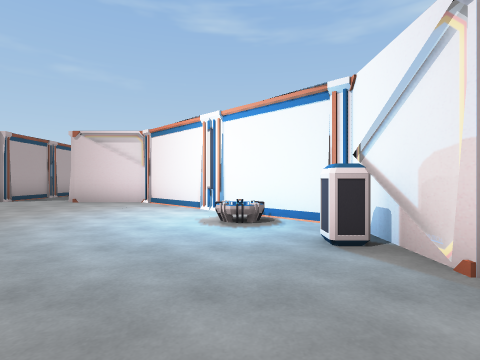
View 1 (above)

19 first-person views from a walk through a Unity game level. The camera is 1.2 m above the floor, looks level and sees 80° across. The floor is counted in squares, 2 m on a side. Each view is taken from the middle of a square. On the plan, view 1 faces up. The plan holds only what a view shows up to about 9 squares ahead; the rest is blank. The place goes on beyond the plan. Some animated figures are left out. Some surface patterns are stand-ins.

View 2
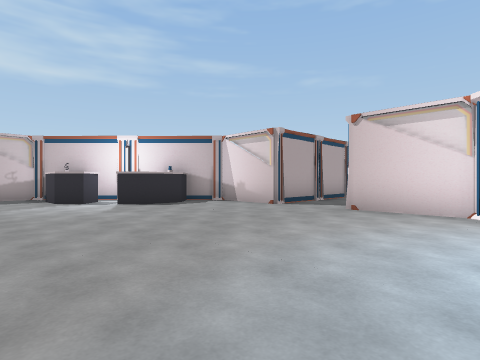

View 3
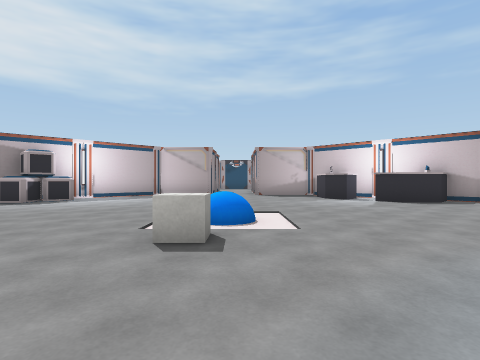

View 4
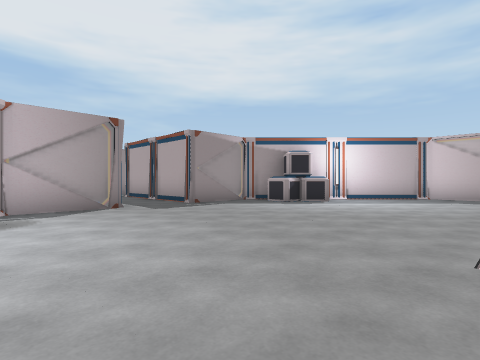

View 5
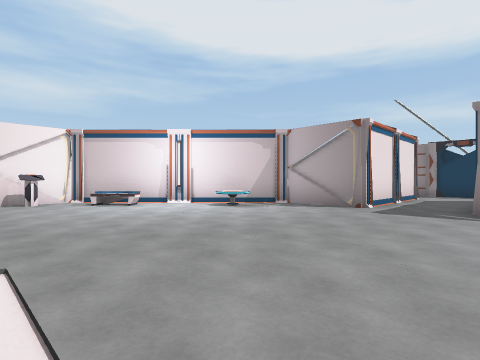

View 6
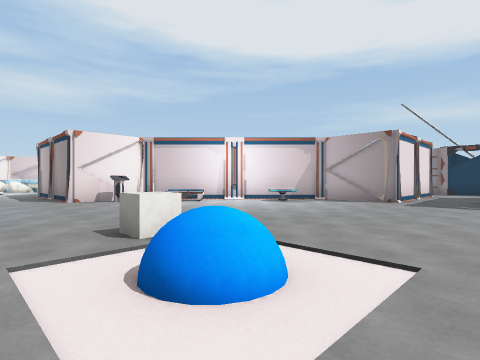

View 7
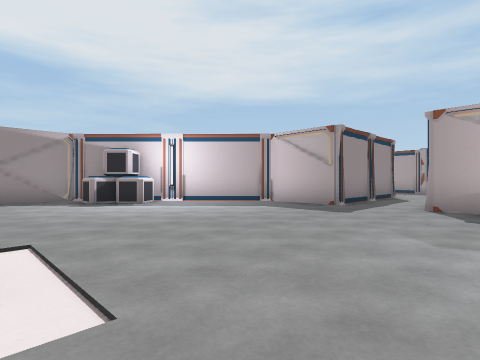

View 8
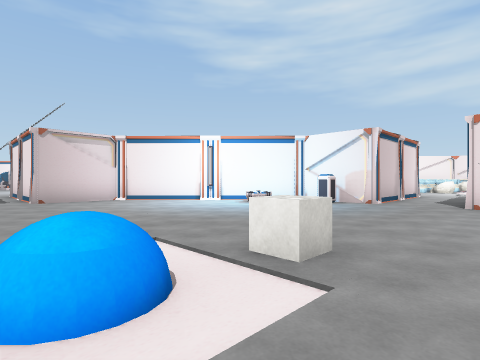

View 9
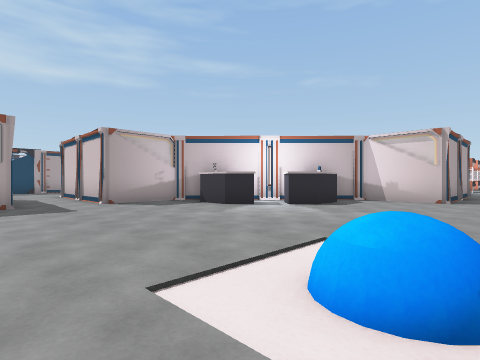

View 10
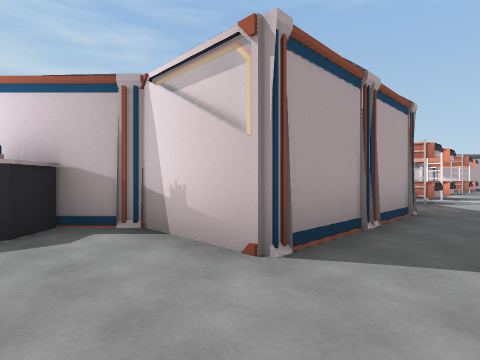

View 11
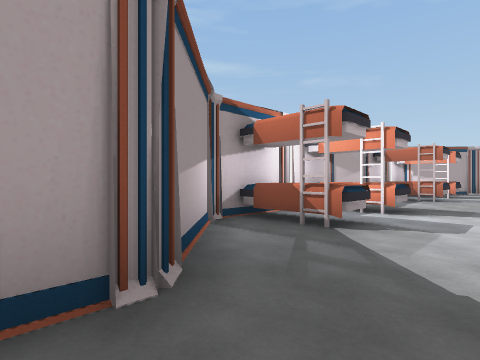

View 12
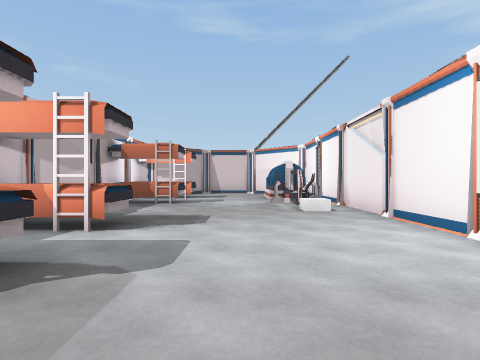

View 13
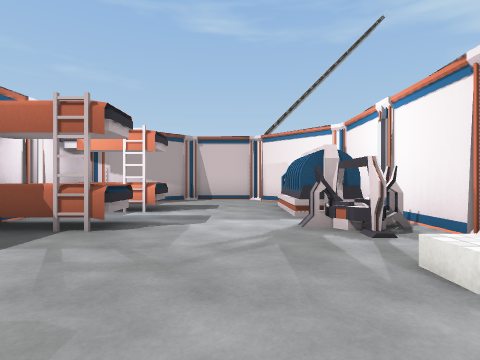

View 14
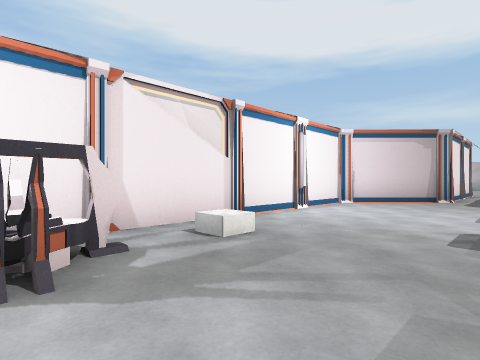

View 15
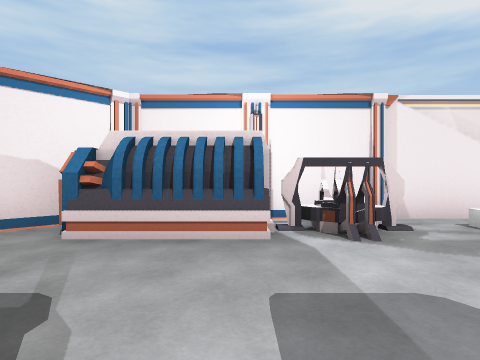

View 16
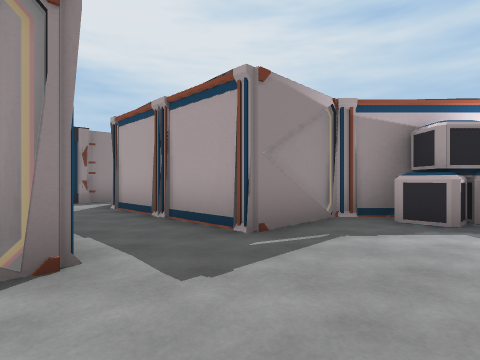

View 17
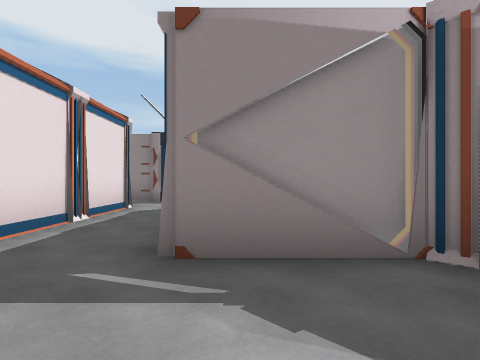

View 18
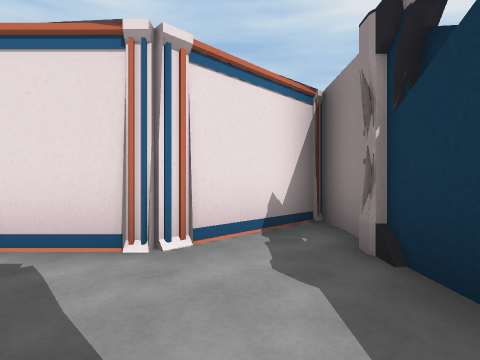

View 19
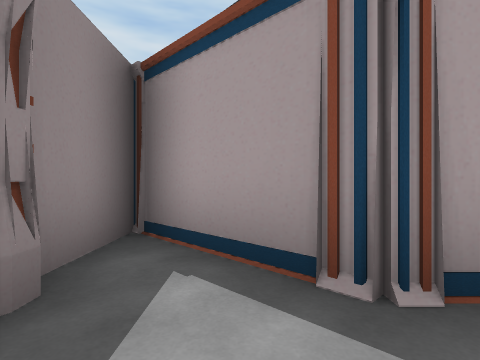

### Floor plan
Ten units are one square. View 1 is at (0, 0); x grows to the right and y downward. Boxes are objects, and circles mark ways between rooms. Rooms are numbered by the first view taken in them; rooms with no view inside come last. Other rooms are left out.
<svg viewBox="-156 -262 201 392">
<path fill="none" stroke="#000" d="M-64 -77 -85 -77 -125 -37 -125 -17 -151 -17M40 -17 16 -17 16 -36 -25 -77 -46 -77M-144 2 -125 2 -125 22 -83 63 -64 63 -64 103 -84 122 -66 122M-42 122 -26 122 -46 103 -46 63 -26 63 16 21 16 2 34 2M-32 -243 -45 -257 -65 -257 -84 -237 -84 -138 -64 -118 -64 -77M-46 -77 -46 -118 -26 -138 -26 -216"/>
<rect x="-115" y="-55" width="20" height="20" fill="#bbb"><title>other object</title></rect>
<rect x="-95" y="45" width="10" height="10" fill="#bbb"><title>other object</title></rect>
<rect x="-95" y="35" width="10" height="10" fill="#bbb"><title>other object</title></rect>
<rect x="-95" y="-65" width="10" height="20" fill="#bbb"><title>other object</title></rect>
<rect x="-65" y="115" width="20" height="10" fill="#bbb"><title>other object</title></rect>
<rect x="-65" y="-15" width="20" height="10" fill="#bbb"><title>other object</title></rect>
<rect x="-45" y="-5" width="10" height="10" fill="#bbb"><title>other object</title></rect>
<rect x="-25" y="45" width="10" height="10" fill="#bbb"><title>other object</title></rect>
<rect x="-5" y="25" width="10" height="10" fill="#bbb"><title>other object</title></rect>
<rect x="-5" y="-45" width="10" height="10" fill="#bbb"><title>other object</title></rect>
<rect x="5" y="5" width="10" height="10" fill="#bbb"><title>other object</title></rect>
<rect x="5" y="-35" width="10" height="10" fill="#bbb"><title>other object</title></rect>
<rect x="-85" y="-155" width="20" height="10" fill="#bbb"><title>other object</title></rect>
<rect x="-85" y="-175" width="20" height="10" fill="#bbb"><title>other object</title></rect>
<rect x="-85" y="-215" width="20" height="10" fill="#bbb"><title>other object</title></rect>
<rect x="-85" y="-235" width="20" height="10" fill="#bbb"><title>other object</title></rect>
<rect x="-45" y="-215" width="20" height="10" fill="#bbb"><title>other object</title></rect>
<rect x="-45" y="-235" width="20" height="20" fill="#bbb"><title>other object</title></rect>
<rect x="-35" y="-195" width="10" height="10" fill="#bbb"><title>other object</title></rect>
<circle cx="-55" cy="-80" r="3" fill="#2a7"/>
<text x="-50" y="0">1</text>
<text x="-60" y="-180">2</text>
</svg>
Room 1 opens to room 2.

Where each view was taken, in squares from view 1:
view 1: 0 up, 0 right, facing up
view 2: 2 up, 2 left, facing up-left
view 3: 1 up, 1 left, facing left
view 4: 0 up, 2 left, facing down-left
view 5: 0 up, 7 left, facing down-right
view 6: 2 up, 7 left, facing down-right
view 7: 3 up, 6 left, facing down-left
view 8: 1 down, 6 left, facing up-right
view 9: 1 down, 5 left, facing up-left
view 10: 6 up, 5 left, facing up-left
view 11: 11 up, 5 left, facing up-left
view 12: 13 up, 5 left, facing up
view 13: 17 up, 5 left, facing up
view 14: 21 up, 6 left, facing down-right
view 15: 22 up, 7 left, facing right
view 16: 4 down, 4 left, facing down-left
view 17: 4 down, 7 left, facing down
view 18: 11 down, 7 left, facing right
view 19: 11 down, 5 left, facing left
